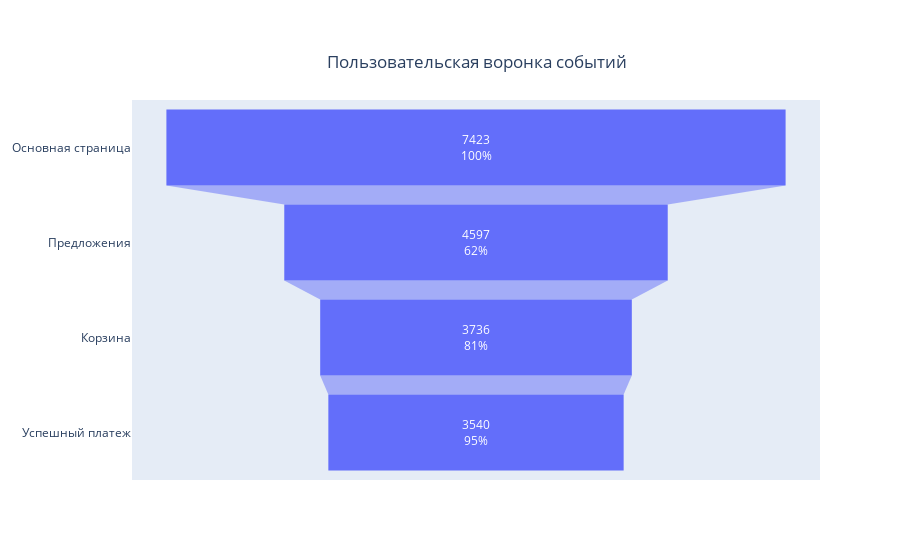

Notebook cell for this chart:
### Code cell
fig = go.Figure(go.Funnel(
    y = funnel_df.index,
    x = funnel_df['user_cnt'],
    textposition = "inside",
    textinfo = "value+percent previous",
    ))
fig.update_layout(title={
        'text': "Пользовательская воронка событий",
        'y': 0.9,
        'x': 0.53})
fig.show()

### Figure 1 — Plotly figure (JSON) as saved in the notebook; plotly's stock layout.template omitted (floating-point values rounded to 4 significant figures)
{"data": [{"textinfo": "value+percent previous", "textposition": "inside", "type": "funnel", "x": [7423, 4597, 3736, 3540], "y": ["Основная страница", "Предложения", "Корзина", "Успешный платеж"]}], "layout": {"title": {"text": "Пользовательская воронка событий", "x": 0.53, "y": 0.9}}}
